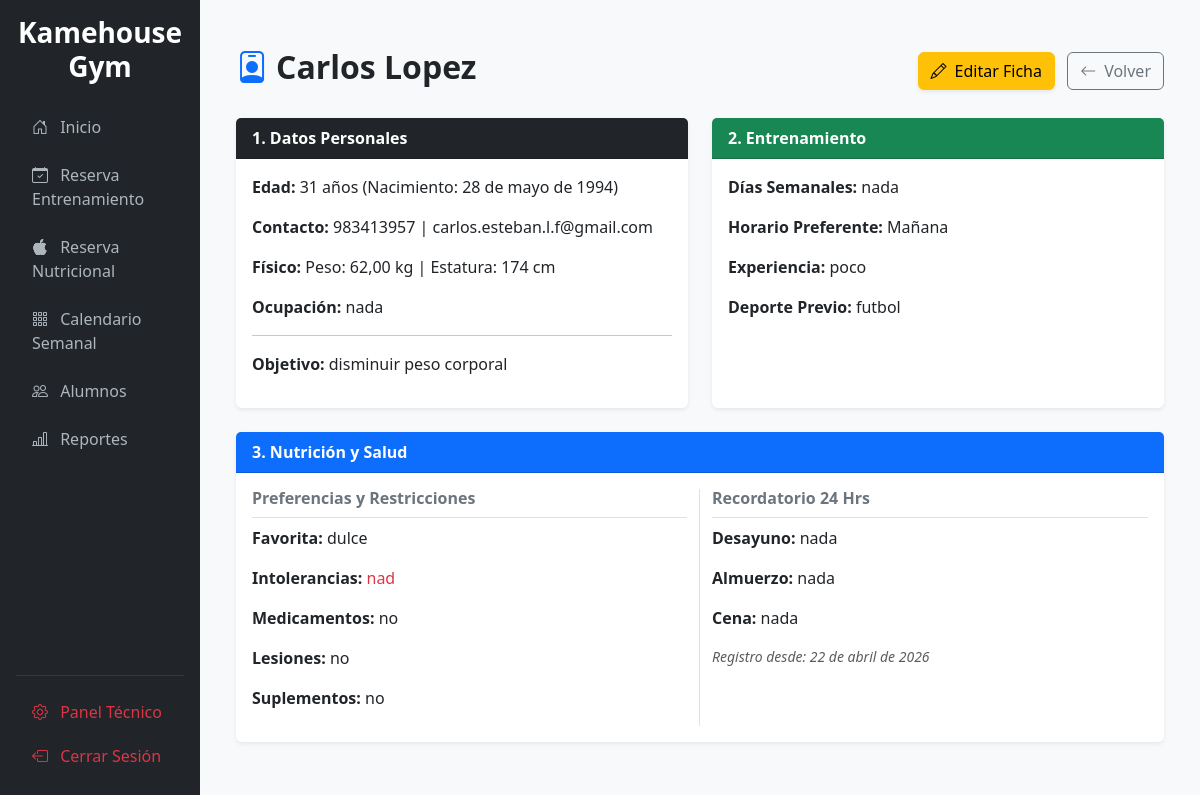
The app's page /gym/alumnos/1/ (signed in) with its own data.
### reservas/models.py (models this page shows, shortened)
class FichaAlumno(models.Model):
    usuario = models.OneToOneField(User, on_delete=models.SET_NULL, null=True, blank=True, related_name='ficha')
    fecha_registro = models.DateField(auto_now_add=True)
    nombre_completo = models.CharField(max_length=200)
    objetivo = models.TextField(verbose_name="Objetivo entrenamiento", help_text="disminuir peso corporal, disminuir grasa, aumentar masa muscular etc")
    telefono = models.CharField(max_length=20, verbose_name="Contacto telefónico/whatsapp")
    correo = models.EmailField(blank=True, null=True, verbose_name="Correo electrónico")
    fecha_nacimiento = models.DateField()
    estatura = models.PositiveIntegerField(verbose_name="Estatura (Cms.)")
    peso = models.DecimalField(max_digits=5, decimal_places=2, verbose_name="Peso (Kgs.)")
    ocupacion = models.CharField(max_length=200, verbose_name="Ocupación o trabajo")
    dias_semanales = models.CharField(max_length=50, verbose_name="Días de entrenamiento semanal (cantidad)")
    horario_preferente = models.CharField(max_length=100, verbose_name="Horario del día en que entrena preferentemente")
    experiencia = models.CharField(max_length=200, verbose_name="Experiencia en entrenamiento (hace cuanto entrena)")
    deporte_previo = models.CharField(max_length=200, verbose_name="Deporte que practica o alguna vez practicó", blank=True)
    comida_favorita = models.CharField(max_length=255, verbose_name="Comida favorita (o preferencia, dulce, salado etc)", blank=True)
    intolerancias = models.TextField(verbose_name="Comida que le haga mal o que no puede comer", blank=True)
    alimentos_diarios = models.TextField(verbose_name="¿Qué alimentos le acomoda ingerir diariamente?", blank=True)
    medicacion = models.CharField(max_length=255, verbose_name="¿Consume algún tipo de medicación? ¿Cual?", blank=True)
    drogas = models.CharField(max_length=255, verbose_name="¿Consume algún tipo de droga habitual o socialmente?", blank=True)
    dieta_tiempo = models.CharField(max_length=200, verbose_name="¿Hace cuánto se alimenta de esta forma?", blank=True)
    comida_desayuno = models.TextField(verbose_name="Desayuno", blank=True)
    comida_snack1 = models.TextField(verbose_name="Snack o colación", blank=True)
    comida_almuerzo = models.TextField(verbose_name="Almuerzo", blank=True)
    comida_once = models.TextField(verbose_name="Once o colación", blank=True)
    comida_cena = models.TextField(verbose_name="Cena o ultima comida del dia", blank=True)
    lesiones = models.TextField(verbose_name="Lesiones, problemas, operación/tratamiento médico", blank=True)
    enfermedades_familiares = models.TextField(verbose_name="Enfermedades/patologías familiares", blank=True)
    hora_despertar = models.TimeField(verbose_name="¿A qué hora usted generalmente se despierta o levanta?", null=True, blank=True)
    hora_dormir = models.TimeField(verbose_name="¿a qué hora usted generalmente se duerme o acuesta?", null=True, blank=True)
    suplementos = models.TextField(verbose_name="Suplementos que ha consumido, tiempo y administración", blank=True)
    comentario_adicional = models.TextField(verbose_name="Comentario adicional", blank=True)
    class Meta:
        verbose_name = "Ficha de Alumno"
        verbose_name_plural = "Fichas de Alumnos"
    @property
    def edad(self):
        hoy = date.today()
        return hoy.year - self.fecha_nacimiento.year - ((hoy.month, hoy.day) < (self.fecha_nacimiento.month, self.fecha_nacimiento.day))

### reservas/views.py (the view)
# urls.py: path('alumnos/<int:pk>/', views.detalle_alumno, name='detalle_alumno'),
@login_required
def detalle_alumno(request, pk):
    alumno = get_object_or_404(FichaAlumno, pk=pk)
    return render(request, 'admin_gym/detalle_alumno.html', {'alumno': alumno})

### templates/admin_gym/detalle_alumno.html
{% extends 'base.html' %}
{% block content %}
<div class="container-fluid py-4">
    <div class="d-flex justify-content-between align-items-center mb-4">
        <h2 class="fw-bold text-dark"><i class="bi bi-person-badge text-primary me-2"></i>{{ alumno.nombre_completo }}</h2>
        <div>
            <a href="{% url 'editar_alumno' alumno.pk %}" class="btn btn-warning shadow-sm me-2"><i class="bi bi-pencil me-2"></i>Editar Ficha</a>
            <a href="{% url 'lista_alumnos' %}" class="btn btn-outline-secondary"><i class="bi bi-arrow-left me-2"></i>Volver</a>
        </div>
    </div>
    <div class="row g-4">
        <div class="col-md-6">
            <div class="card shadow-sm border-0 h-100">
                <div class="card-header bg-dark text-white fw-bold">1. Datos Personales</div>
                <div class="card-body">
                    <p><strong>Edad:</strong> {{ alumno.edad }} años (Nacimiento: {{ alumno.fecha_nacimiento }})</p>
                    <p><strong>Contacto:</strong> {{ alumno.telefono }} | {{ alumno.correo|default:"Sin correo" }}</p>
                    <p><strong>Físico:</strong> Peso: {{ alumno.peso }} kg | Estatura: {{ alumno.estatura }} cm</p>
                    <p><strong>Ocupación:</strong> {{ alumno.ocupacion }}</p>
                    <hr>
                    <p><strong>Objetivo:</strong> {{ alumno.objetivo }}</p>
                </div>
            </div>
        </div>
        <div class="col-md-6">
            <div class="card shadow-sm border-0 h-100">
                <div class="card-header bg-success text-white fw-bold">2. Entrenamiento</div>
                <div class="card-body">
                    <p><strong>Días Semanales:</strong> {{ alumno.dias_semanales }}</p>
                    <p><strong>Horario Preferente:</strong> {{ alumno.horario_preferente }}</p>
                    <p><strong>Experiencia:</strong> {{ alumno.experiencia }}</p>
                    <p><strong>Deporte Previo:</strong> {{ alumno.deporte_previo|default:"Ninguno" }}</p>
                </div>
            </div>
        </div>
        <div class="col-12">
            <div class="card shadow-sm border-0">
                <div class="card-header bg-primary text-white fw-bold">3. Nutrición y Salud</div>
                <div class="card-body row">
                    <div class="col-md-6 border-end">
                        <h6 class="fw-bold text-secondary border-bottom pb-2">Preferencias y Restricciones</h6>
                        <p><strong>Favorita:</strong> {{ alumno.comida_favorita|default:"N/A" }}</p>
                        <p><strong>Intolerancias:</strong> <span class="text-danger">{{ alumno.intolerancias|default:"Ninguna" }}</span></p>
                        <p><strong>Medicamentos:</strong> {{ alumno.medicacion|default:"Ninguno" }}</p>
                        <p><strong>Lesiones:</strong> {{ alumno.lesiones|default:"Ninguna registrada" }}</p>
                        <p><strong>Suplementos:</strong> {{ alumno.suplementos|default:"Ninguno" }}</p>
                    </div>
                    <div class="col-md-6">
                        <h6 class="fw-bold text-secondary border-bottom pb-2">Recordatorio 24 Hrs</h6>
                        <p><strong>Desayuno:</strong> {{ alumno.comida_desayuno|default:"-" }}</p>
                        <p><strong>Almuerzo:</strong> {{ alumno.comida_almuerzo|default:"-" }}</p>
                        <p><strong>Cena:</strong> {{ alumno.comida_cena|default:"-" }}</p>
                        <p class="small text-muted mt-3"><em>Registro desde: {{ alumno.fecha_registro }}</em></p>
                    </div>
                </div>
            </div>
        </div>
    </div>
</div>
{% endblock %}

### templates/base.html (style rules this page uses)
body { background-color: #f8f9fa; }

### records on screen
FichaAlumno: nombre_completo "Carlos Lopez", edad "31", fecha_nacimiento "28 de mayo de 1994", telefono "983413957", correo "carlos.esteban.l.f@gmail.com", peso "62,00", estatura "174", ocupacion "nada", objetivo "disminuir peso corporal", dias_semanales "nada", horario_preferente "Mañana", experiencia "poco", deporte_previo "futbol", comida_favorita "dulce", intolerancias "nad", medicacion "no", lesiones "no", suplementos "no", comida_desayuno "nada", comida_almuerzo "nada", comida_cena "nada", fecha_registro "22 de abril de 2026"
